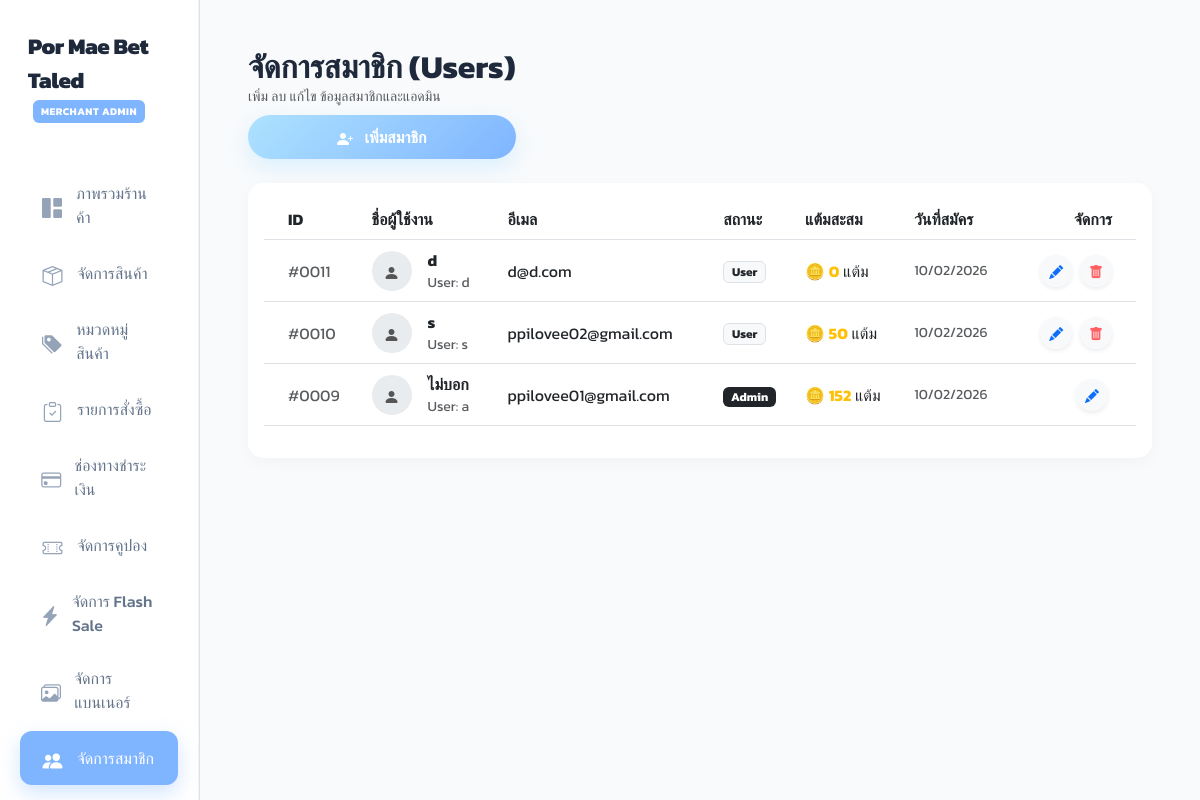
Page /admin_users.php (signed in) on the committed database.
### tables this page shows
CREATE TABLE `users` (
  `id` int(11) NOT NULL,
  `username` varchar(50) NOT NULL,
  `password` varchar(255) NOT NULL,
  `fullname` varchar(100) DEFAULT NULL,
  `email` varchar(100) NOT NULL,
  `role` enum('admin','user') DEFAULT 'user',
  `created_at` datetime DEFAULT current_timestamp(),
  `reset_token` varchar(255) DEFAULT NULL,
  `reset_expiry` datetime DEFAULT NULL,
  `points` int(11) NOT NULL DEFAULT 0
);

### db.php (called while the page is built, shortened)
<?php
function get_csrf_token() {
    return $_SESSION['csrf_token'] ?? '';
}
?>

### admin_users.php (the view, shortened to what this page needs)
<?php
include 'db.php';
?>
<!DOCTYPE html>
<html lang="th">
<head>
    <link href="https://cdn.jsdelivr.net/npm/bootstrap@5.3.0/dist/css/bootstrap.min.css" rel="stylesheet">
    <link rel="stylesheet" href="https://cdn.jsdelivr.net/npm/bootstrap-icons@1.11.1/font/bootstrap-icons.css">
</head>
<body>
<div class="container-fluid">
    <div class="row">
        <div class="col-md-2 p-0 border-end bg-white">
            <div class="collapse d-md-block" id="sidebarMenu">
                <div style="min-height: 100vh;">
                    <?php include 'admin_sidebar.php'; ?>
                </div>
            </div>
        </div>
        <div class="col-md-10 p-4 p-md-5">
            <div class="d-flex flex-column flex-md-row justify-content-between align-items-start align-items-md-center mb-4 gap-3">
                <div>
                    <h2 class="fw-bold m-0">จัดการสมาชิก (Users)</h2>
                    <p class="text-muted small mb-0">เพิ่ม ลบ แก้ไข ข้อมูลสมาชิกและแอดมิน</p>
                    <button class="btn btn-gradient rounded-pill px-4 shadow-sm w-100 w-md-auto mt-2" data-bs-toggle="modal" data-bs-target="#addUserModal">
                        <i class="bi bi-person-plus-fill me-2"></i> เพิ่มสมาชิก
                    </button>
                </div>
            </div>
            <div class="card table-card p-3">
                <div class="table-responsive d-none d-md-block">
                    <table class="table align-middle table-hover" style="min-width: 800px;">
                        <thead class="bg-light">
                            <tr>
                                <th class="ps-4">ID</th>
                                <th>ชื่อผู้ใช้งาน</th>
                                <th>อีเมล</th>
                                <th>สถานะ</th>
                                <th>แต้มสะสม</th>
                                <th>วันที่สมัคร</th>
                                <th class="text-end pe-4">จัดการ</th>
                            </tr>
                        </thead>
                        <tbody id="users-tbody">
                            <?php
                            $sql = "SELECT * FROM users ORDER BY id DESC";
                            $result = mysqli_query($conn, $sql);
                            $users_list = [];
                            if ($result && mysqli_num_rows($result) > 0) {
                                while($row = mysqli_fetch_assoc($result)) {
                                    $users_list[] = $row;
                                }
                            }
                            foreach($users_list as $row):
                                $role_badge = ($row['role'] == 'admin') ? '<span class="badge bg-dark">Admin</span>' : '<span class="badge bg-light text-dark border">User</span>';
                            ?>
                            <tr id="user-row-<?= $row['id'] ?>" class="user-row">
                                <td class="ps-4 text-muted">#<?= str_pad($row['id'], 4, '0', STR_PAD_LEFT) ?></td>
                                <td>
                                    <div class="d-flex align-items-center">
                                        <div class="user-icon me-3"><i class="bi bi-person-fill"></i></div>
                                        <div>
                                            <div class="fw-bold user-fullname"><?= htmlspecialchars($row['fullname']) ?></div>
                                            <div class="small text-muted">User: <?= htmlspecialchars($row['username']) ?></div>
                                        </div>
                                    </div>
                                </td>
                                <td class="user-email"><?= htmlspecialchars($row['email']) ?></td>
                                <td class="user-role-badge"><?= $role_badge ?></td>
                                <td>🪙 <span class="fw-bold text-warning user-points"><?= number_format($row['points'] ?? 0) ?></span> แต้ม</td>
                                <td class="text-muted small">
                                    <?= isset($row['created_at']) ? date('d/m/Y', strtotime($row['created_at'])) : '-' ?>
                                </td>
                                <td class="text-end pe-4">
                                    <button onclick='editUser(<?= json_encode($row, JSON_HEX_APOS | JSON_HEX_QUOT) ?>)' class="btn btn-light text-primary btn-sm rounded-circle shadow-sm me-1 edit-user-btn" data-bs-toggle="modal" data-bs-target="#editUserModal">
                                        <i class="bi bi-pencil-fill"></i>
                                    </button>
                                    <?php if($row['id'] != $_SESSION['user_id']): ?>
                                    <button onclick="confirmBan(<?= $row['id'] ?>, '<?= htmlspecialchars($row['fullname'], ENT_QUOTES) ?>', '<?= get_csrf_token() ?>')" class="btn btn-light text-danger btn-sm rounded-circle shadow-sm">
                                        <i class="bi bi-trash-fill"></i>
                                    </button>
                                    <?php endif; ?>
                                </td>
                            </tr>
                            <?php endforeach; ?>
                        </tbody>
                    </table>
                </div>
            </div>
        </div>
    </div>
</div>
</body>
</html>

### style.css (style rules this page uses)
:root { --blue-main: #AEE2FF; --blue-hover: #7FB5FF; --blue-dark: #1d4ed8; --blue-light: #F0F8FF; --slate-dark: #1E293B; --slate-medium: #475569; --slate-light: #F8FAFC; --text-primary: #1E293B; --text-secondary: #64748B; --radius-sm: 8px; --radius-md: 16px; --radius-lg: 24px; --shadow-sm: 0 4px 10px rgba(174, 226, 255, 0.08), 0 2px 4px rgba(174, 226, 255, 0.08); --shadow-md: 0 10px 25px -5px rgba(174, 226, 255, 0.15), 0 8px 10px -6px rgba(174, 226, 255, 0.15); --shadow-lg: 0 20px 40px -10px rgba(127, 181, 255, 0.22); --shadow-hover: 0 25px 50px -12px rgba(127, 181, 255, 0.35); --transition-smooth: all 0.3s cubic-bezier(0.4, 0, 0.2, 1); }
body, button, input, select, textarea, .form-control, .btn, .modal-title, .card-title, h1, h2, h3, h4, h5, h6 { font-family: 'Kanit', 'Outfit', sans-serif !important; }
.bi, [class^="bi-"], [class*=" bi-"] { font-family: bootstrap-icons !important; }
body { color: var(--text-primary); background-color: var(--slate-light); overflow-x: hidden; animation: pageFadeIn 0.25s cubic-bezier(0.16, 1, 0.3, 1) forwards; }
.btn-gradient { background: linear-gradient(135deg, var(--blue-main) 0%, var(--blue-hover) 100%) !important; color: #fff !important; font-weight: 600; border: none !important; border-radius: 50px !important; padding: 10px 28px !important; box-shadow: 0 8px 20px rgba(174, 226, 255, 0.4) !important; transition: var(--transition-smooth) !important; }
body { transition: background-color 0.3s ease, color 0.3s ease; }
.bi, [class^="bi-"], [class*=" bi-"] { font-family: bootstrap-icons !important; vertical-align: -0.125em; display: inline-block; transition: transform 0.2s cubic-bezier(0.34, 1.56, 0.64, 1), color 0.2s ease; }
.bi-trash, .bi-trash-fill, .bi-trash3, .bi-trash3-fill { color: #ff5e62 !important; }

### admin_users.php (style rules this page uses)
body { font-family: 'Kanit'; background: #f8f9fa; }
.table-card { border: none; border-radius: 15px; box-shadow: 0 5px 15px rgba(0,0,0,0.03); background: white; overflow: hidden; }
.user-icon { width: 40px; height: 40px; background: #e9ecef; border-radius: 50%; display: flex; align-items: center; justify-content: center; color: #555; }
.btn-gradient { background: linear-gradient(135deg, #AEE2FF 0%, #7FB5FF 100%); color: white; border: none; }
.user-row { transition: all 0.3s ease; }

### admin_sidebar.php (style rules this page uses)
@media (min-width: 768px) { #sidebarMenu { position: sticky !important; top: 0 !important; height: 100vh !important; overflow-y: auto !important; z-index: 1000 !important; } }

### rows in the picture
users: id "0011", fullname "d", username "d", email "d@d.com", role "User", points "0", created_at "10/02/2026"
users: id "0010", fullname "s", username "s", email "ppilovee02@gmail.com", role "User", points "50", created_at "10/02/2026"
users: id "0009", fullname "ไม่บอก", username "a", email "ppilovee01@gmail.com", role "Admin", points "152", created_at "10/02/2026"
